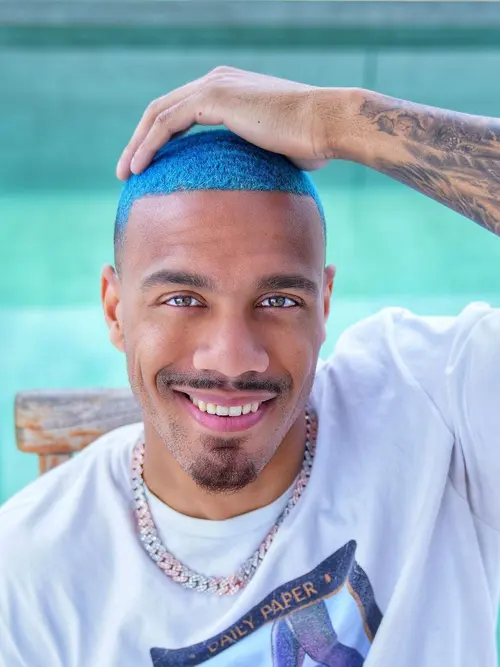
#> input picture gambar-5.jpg, 500 x 667 px
$ python D6_MaxFiltering.py
#> lines starting #> are read from the running program, lines starting #| are printed output that depends on the picture
import cv2
import numpy as np

# 1. Konversi citra ke grayscale
img = cv2.imread('gambar-5.jpg')
#> img is the input picture: shape (667, 500, 3); mean B, G, R 187.4, 174, 152.2
gray = cv2.cvtColor(img, cv2.COLOR_BGR2GRAY)
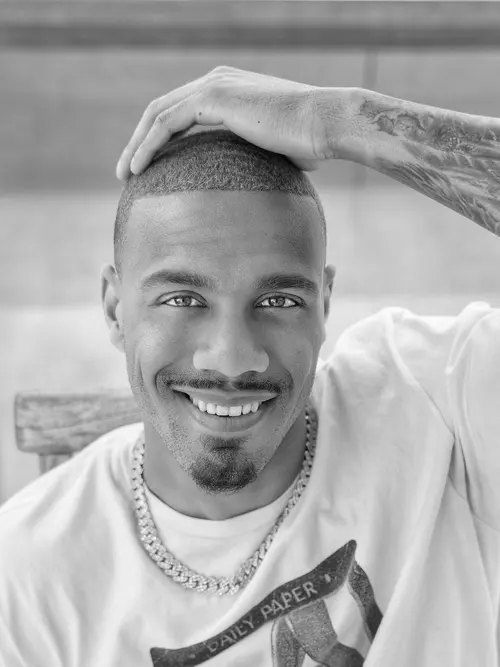
#> gray: shape (667, 500); min 2, max 253, mean 169

# 2. Salin citra asli
img_out = gray.copy()

# 3. Ukuran tinggi dan lebar citra
h, w = gray.shape
#> h = 667; w = 500

# 4. Penerapan filter max
for i in range(3, h - 3):
    for j in range(3, w - 3):
        neighbors = []
        for k in range(-3, 4):
            for l in range(-3, 4):
                neighbors.append(gray[i + k, j + l])
        max_val = max(neighbors)
        img_out.itemset((i, j), max_val)
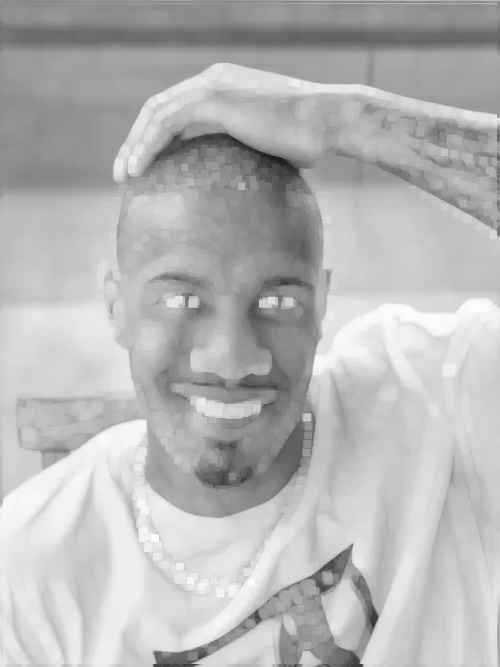
#> img_out: shape (667, 500); min 26, max 253, mean 182.1

# 5. Tampilkan citra hasil
cv2.imshow('Max Filter Result', img_out)
cv2.waitKey(0)
cv2.destroyAllWindows()

$ run again, with gambar.jpg copied over gambar-5.jpg
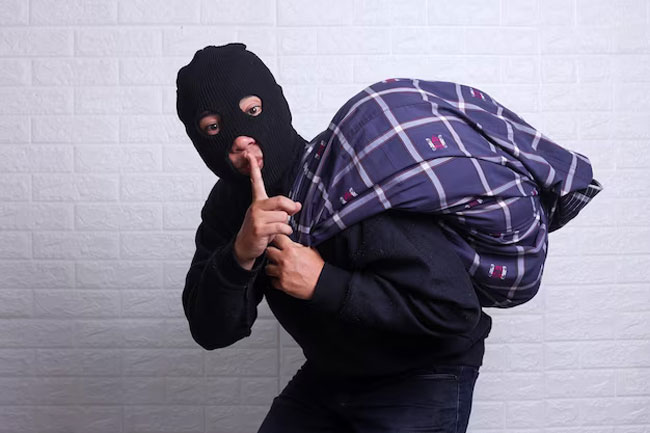
#> input picture gambar.jpg, 650 x 433 px
#> img is the input picture: shape (433, 650, 3); mean B, G, R 152.2, 136.5, 140.5
#> `gray = cv2.cvtColor(img, cv2.COLOR_BGR2GRAY)`:
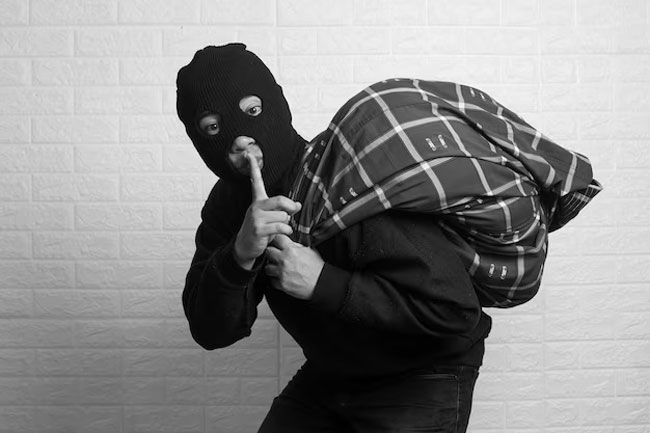
#> gray: shape (433, 650); min 0, max 254, mean 139.5
#> after the loop `for i in range(3, h - 3):`:
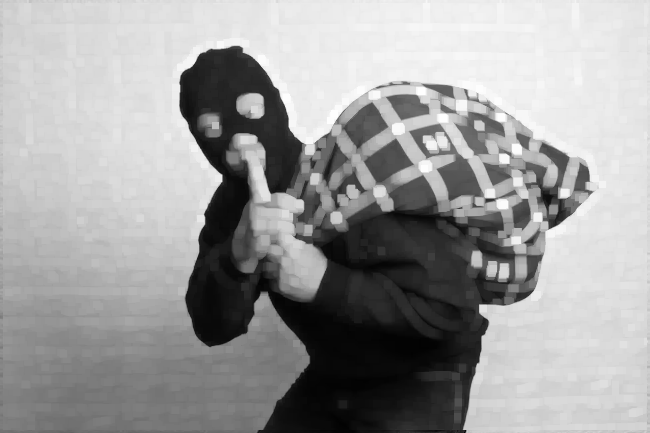
#> img_out: shape (433, 650); min 1, max 254, mean 157.2
